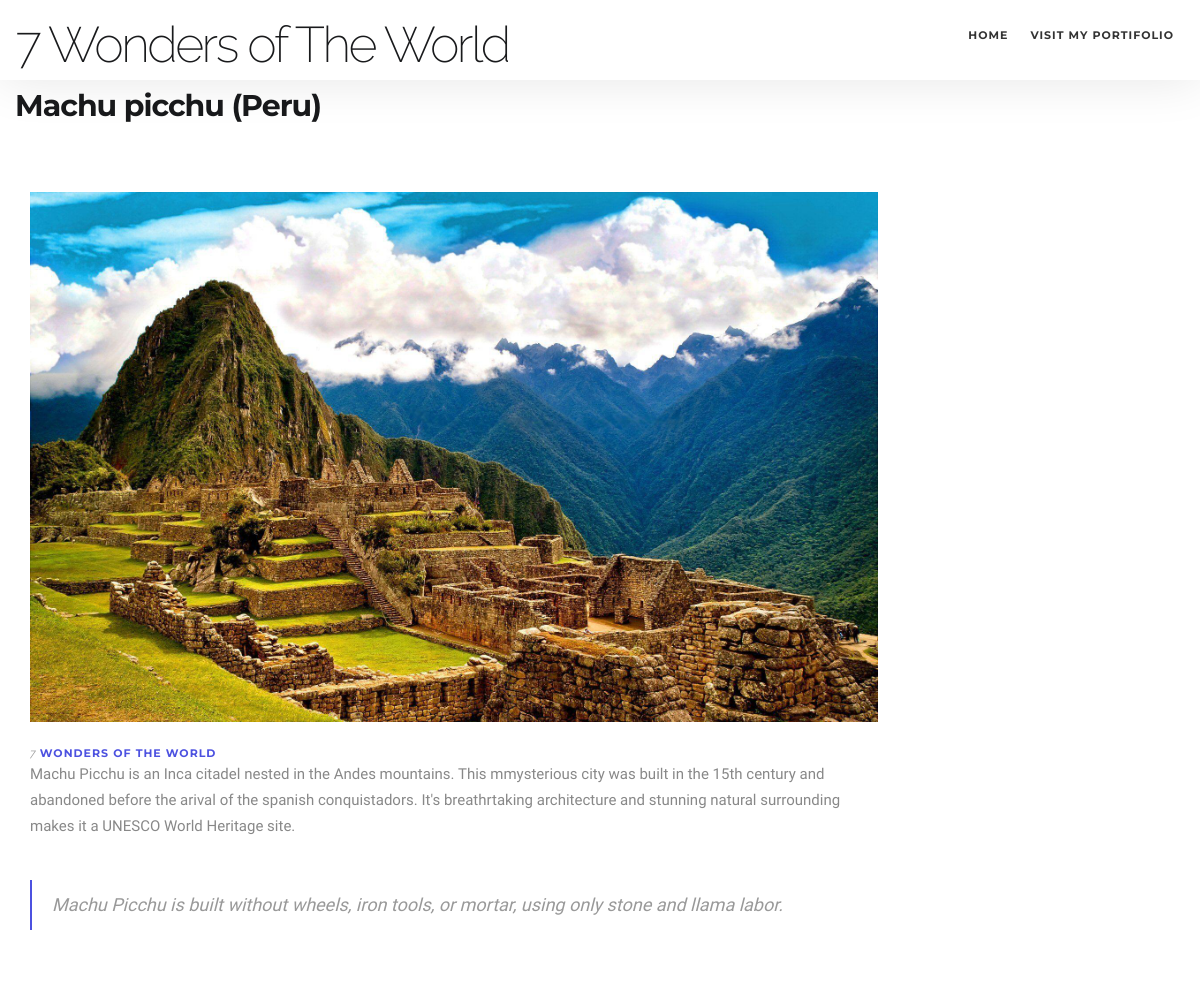
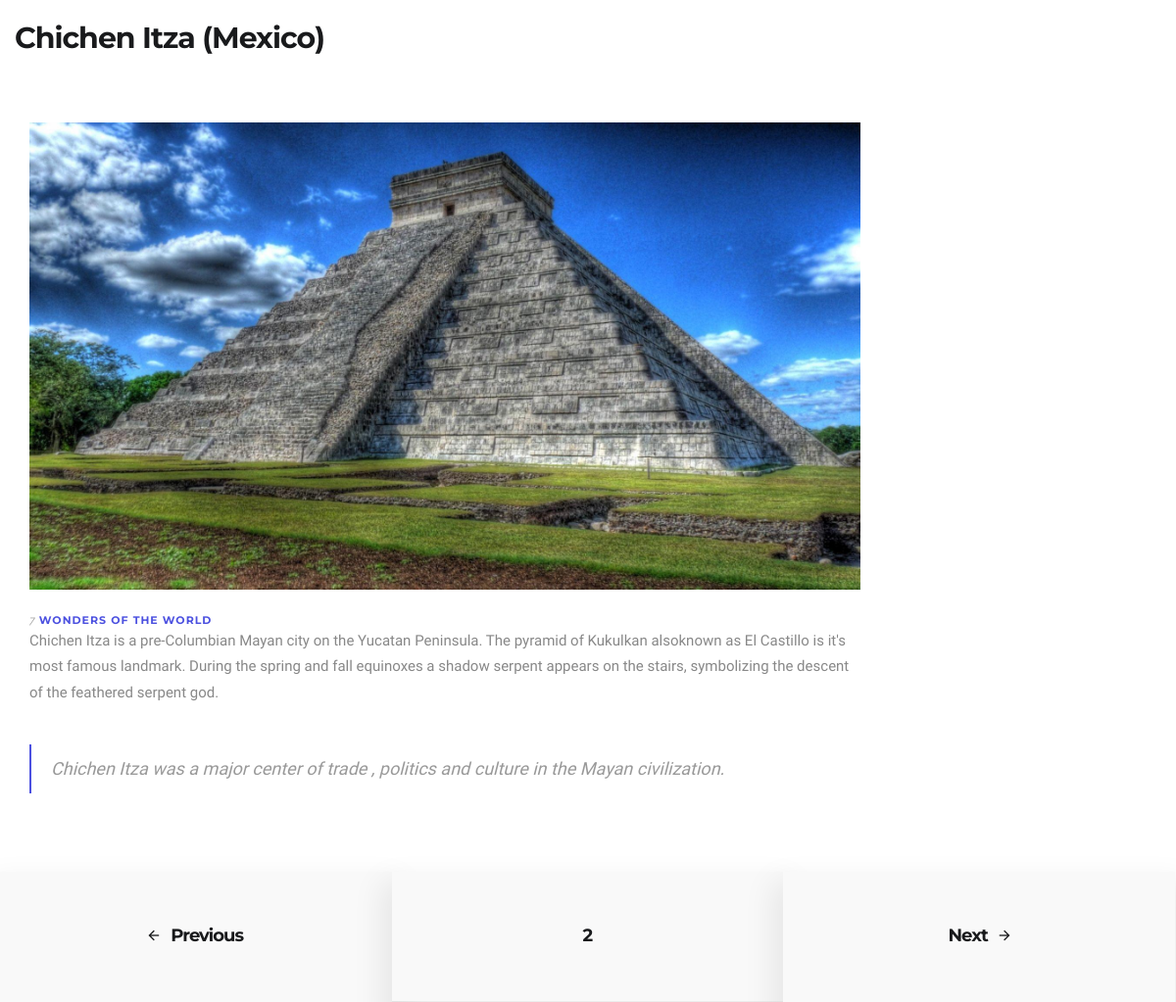
Screenshot of /?page=2 with the database file from the repository (2 pictures, top to bottom).
### index/models.py (models this page shows, shortened)
class data (models.Model):
    Name = models.CharField(max_length=200)
    photo = models.ImageField(null=True, blank= True)
    video =  models.CharField(max_length=200,  null = True,blank=True)
    funfact = models.CharField(max_length= 10000, null = True,blank=True)
    description = models.CharField(max_length= 10000, null = True,blank=True)
    @property
    def imageURL(self):
         try:
             url = self.photo.url
         except:
             url = ""
         return url

### index/views.py (the view)
def home(request):
    info = data.objects.all()
    paginate = Paginator(data.objects.all(), 2)
    page = request.GET.get('page')
    info = paginate.get_page(page)
    context = {'info':info}
    return render(request,'index/home.html',context)

### index/templates/index/home.html (shortened to what this page needs)
{%load static %}
<!DOCTYPE html>
<html lang="en">
<head>
        <link href="{% static 'css/init.css'%}" rel="stylesheet" type="text/css">
        <link href="{% static 'css/ion-icons.min.css'%}" rel="stylesheet" type="text/css">
        <link href="{% static 'css/etline-icons.min.css'%}" rel="stylesheet" type="text/css">
        <link href="{% static 'css/theme.css'%}" rel="stylesheet" type="text/css">
        <link href="{% static 'css/custom.css'%}" rel="stylesheet" type="text/css">
        <link href="{% static 'css/colors/purple.css'%}" rel="stylesheet" type="text/css">
    </head>
    <body data-fade-in="true">
        <nav class="navbar nav-down" data-fullwidth="true" data-menu-style="light" data-animation="shrink">
            <div class="container">
                <div class="navbar-header">
                    <h2>7 Wonders of The World</h2>
                </div>
                <div id="navbar" class="navbar-collapse collapse">
                    <div class="container">
                        <ul class="nav navbar-nav menu-right">
                            <li><a href="#">Home</a></li>
                            <li><a href="#">Visit my portifolio</a></li>
                        </ul>
                    </div>
                </div>
            </div>
        </nav>
        <section class="blog">
            {% for wonder in info %}
            <div class="container">
                <div class="row">
                    <a class="link-to-post" href="#"><h3><strong>{{wonder.Name}}</strong></h3></a>
                    <div class="col-md-9">
                        <div class="blog-post">
                            <div class="mt20 mb20">
                                <img src="{{wonder.imageURL}}" class="img-responsive width100" alt="#">
                            </div>
                            <div class="post-header">
                                <h5><span>7</span> <strong><a href="#" class="color"> Wonders of the world</a></strong></h5>
                            </div>
                            <p>{{wonder.description}}</p>
                            <blockquote>{{wonder.funfact}}</blockquote>
                        </div>
                    </div>
                </div>
            </div>
            {%endfor%}
      </section>
      <section class="project-nav">
        {% if info.has_previous %}
        <a href="?page={{info.previous_page_number}}"><i class="ion-android-arrow-back"></i><h5><strong>Previous</strong></h5></a>
        {%endif%}
        <a href="#"><h5><strong>{{info.number}}</strong></h5></a>
        {% if info.has_next %}
        <a href="?page={{info.next_page_number}}"><h5><strong>Next</strong></h5><i class="ion-android-arrow-forward"></i></a>
      {%endif%}
    </section>
    </body>
</html>

### static/css/colors/purple.css (style rules this page uses)
a:focus, a:hover, .color, .connected-icon a i, .testimonial-name, .testimonial-name small, .highlight, .btn-ghost-color, .contact-details-social li a:hover, .portfolioContainer li .info i, .project-changer li a, #iconTabs li.active a span, .box a, .box.box-style6 a, .box.box-style8b a, .about-me-social li a:hover, .icon-box-hover i, .footer.style-1 li a:hover, .footer.style-1 > a:hover, .countdown-big h1, .home-blog-filters .cbp-filter-item-active.cbp-filter-item, .home-blog-filters .cbp-filter-item:hover, .home-filters-dark .cbp-filter-item:hover, .home-filters-dark .cbp-filter-item-active.cbp-filter-item, .connected-icons li a h4, .footer.style-1.dark ul li a, .btn-ghost, #twitter-feed-slider .user a:hover:before, #twitter-feed-slider .timePosted a:hover, #twitter-feed-slider .interact a:hover:before, #twitter-feed-list ul li:first-child .user a:hover:before, .project-nav a:hover h5, .project-nav a:hover i, .color, .feature-center.white i.color, .counter h1, .team figure figcaption a:hover, .portfolio figure figcaption p, a:hover .subheading, .blog-columns .blog-thumb-desc a:hover h4, .blog-standard a:hover h4, .blog-pagination li a:hover, .sidebar-share a:hover, .shop .cbp-l-caption-body a:hover, .team-caption ul li a:hover, .read-more-link.color span, .read-more-link2.color span, #clock .digit { color: #4c51e0 }
#video .play-btn:after, .music-bottom .play-btn:after, .play-bottom .play-btn:after, blockquote { border-left-color: #4c51e0 }

### rows the page displays
data: Name "Machu picchu (Peru)", imageURL (picture), description "Machu Picchu is an Inca citadel nested in the Andes mountains. This mmysterious city was built in the 15th century and abandoned before the arival of the spanish conquistadors. It's breathrtaking architecture and stunning natural surrounding makes it a UNESCO World Heritage site.", funfact "Machu Picchu is built without wheels, iron tools, or mortar, using only stone and llama labor."
data: Name "Chichen Itza (Mexico)", imageURL (picture), description "Chichen Itza is a pre-Columbian Mayan city on the Yucatan Peninsula. The pyramid of Kukulkan alsoknown as El Castillo is it's most famous landmark. During the spring and fall equinoxes a shadow serpent appears on the stairs, symbolizing the descent of the feathered serpent god.", funfact "Chichen Itza was a major center of trade , politics and culture in the Mayan civilization."

### other values shown
{{ info.number }} "2"
